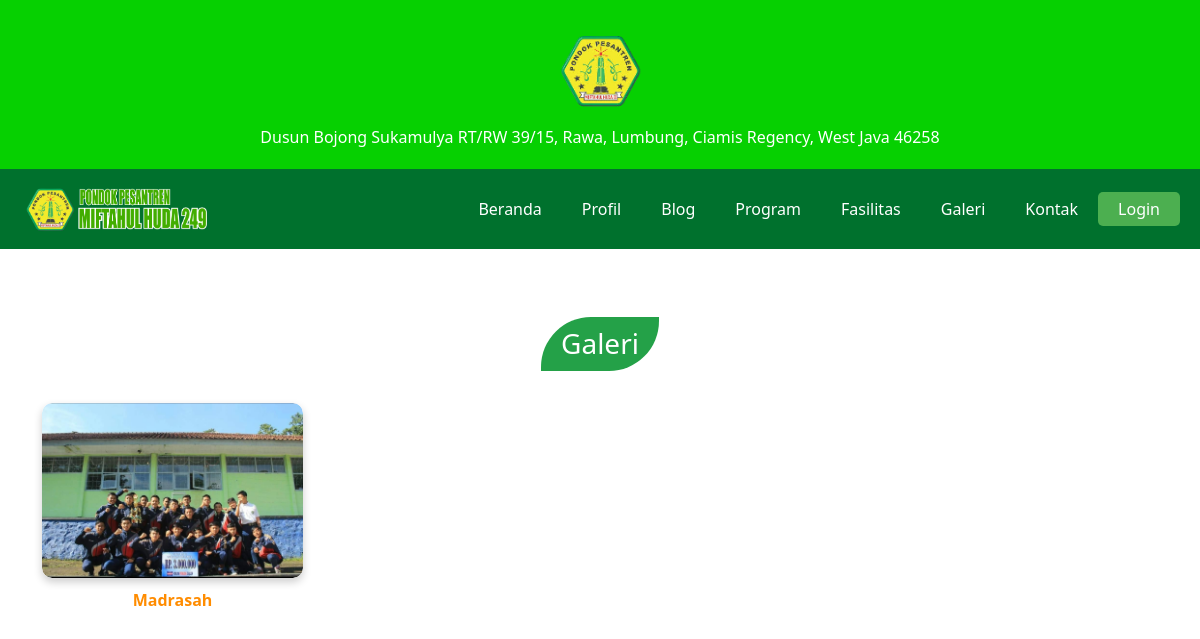
The page /galeri.php on the database its author committed.
### tables this page shows
CREATE TABLE `tb_galeri` (
  `id` int(11) NOT NULL,
  `nama_galeri` varchar(255) NOT NULL,
  `deskripsi` text NOT NULL,
  `image` varchar(255) NOT NULL
);

### galeri.php (the view, shortened to what this page needs)
<?php include 'includes/koneksi.php'?>
<?php include 'includes/header.php'?>
<div class="container mt-5 text-center">
    <h3 class="program-title">Galeri</h3>
    <div class="row mt-4">
        <?php
        $sql = "SELECT * FROM tb_galeri";
        $result = $conn->query($sql);
        if ($result->num_rows > 0) {
            while($row = $result->fetch_assoc()) {
                ?>
                <div class="col-md-3 mb-4">
                        <a href="detail_fasilitas.php?id=<?php echo $row['id']; ?>" class="text-decoration-none">
                        <div class="program-card">
                            <img src="assets/images/<?php echo $row['image']; ?>" class="program-image" alt="<?php echo $row['nama_galeri']; ?>">
                        </div>
                        <p class="program-name"><?php echo $row['nama_galeri']; ?></p>
                        </a>
                </div>
                <?php
            }
        } else {
            echo "<p>Program tidak tersedia</p>";
        }
        ?>
    </div>
</div>

### assets/css/style.css (style rules this page uses)
body { font-family: "Poppins", sans-serif; }
.program-title { background-color: #24a148; color: white; padding: 10px 20px; display: inline-block; border-radius: 50px 0px; margin-top: 20px; }
.program-card { position: relative; overflow: hidden; border-radius: 10px; box-shadow: 0 4px 8px rgba(0, 0, 0, 0.2); }
.program-image { width: 100%; height: auto; border-radius: 10px; }
.program-name { font-weight: bold; color: #ff8c00; margin-top: 10px; }

### rows shown on the page
tb_galeri: image (picture), nama_galeri "Madrasah"
